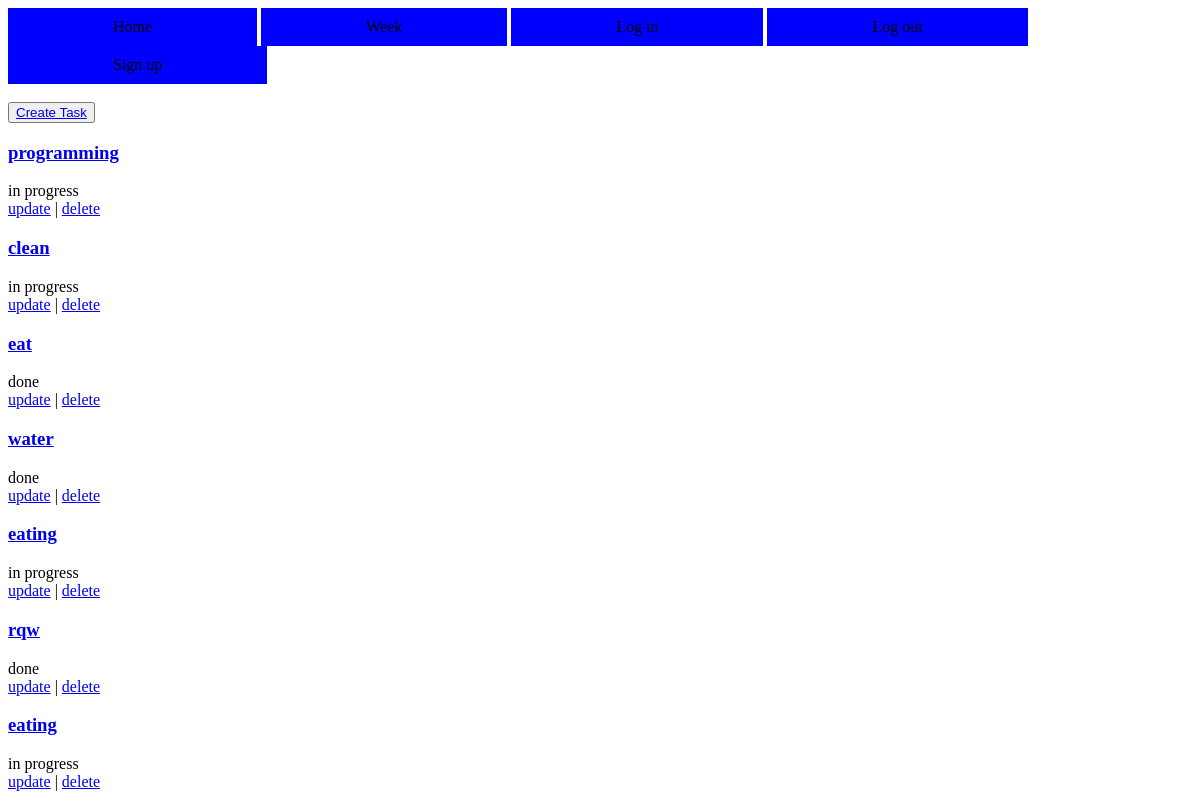
The page /tasks (signed in) on the database its author committed.
### dailyplan/models.py (models this page shows, shortened)
class Task(models.Model):
    title = models.CharField(max_length=128)
    status = models.BooleanField(default=False)
    owner = models.ForeignKey(settings.AUTH_USER_MODEL, on_delete=models.CASCADE, default=None)
    day = models.ForeignKey(MyDay, on_delete=models.CASCADE, blank=True, null=True)

### dailyplan/views.py (the view)
# urls.py: path('tasks', TaskListView.as_view(), name='tasks'),
class TaskListView(OwnerClass, LoginRequiredMixin, generic.ListView):
    model = Task

### dailyplan/views.py (called while the page is built)
    def get_queryset(self):
        qs = super().get_queryset()
        return qs.filter(owner=self.request.user)

### dailyplan/templates/dailyplan/task_list.html (shortened to what this page needs)
{% extends 'main_template.html' %}
{% block body %}
    <br>
    <button><a href="{% url 'plan:create' %}">Create Task</a></button>
    {% if task_list %}
        {% for task in task_list %}
            <h3><a href="{% url 'plan:task' task.id %}">{{ task.title }}</a></h3>
            {% if task.status %} done {% else %} in progress {% endif %}<br>
            <a href="{% url 'plan:update' task.id %}">update</a> |
            <a href="{% url 'plan:delete' task.id %}">delete</a><br>
        {% endfor %}
    {% else %}
        <h2>There are no tasks</h2>
    {% endif %}
{% endblock %}

### dailyplan/templates/main_template.html (shortened to what this page needs)
<!DOCTYPE html>
<html lang="en">
<head>
</head>
<body>
{% block nav %}
<nav>
    <a href="{% url 'plan:home' %}">Home</a>
    <a href="{% url 'plan:week' %}">Week</a>
    <a href="{% url 'login' %}">Log in</a>
    <a href="{% url 'authen:signout' %}">Log out</a>
    <a href="{% url 'authen:signup' %}">Sign up</a>
</nav>
{% endblock %}
{% block body %}
{% endblock %}
</body>
</html>

### dailyplan/templates/main_template.html (style rules this page uses)
nav a { text-decoration: none; text-align: center; background-color: blue; color: black; padding: 10px 105px; margin: 0px; display: inline-block; }

### rows shown on the page
Task: title "programming", status "in progress"
Task: title "clean", status "in progress"
Task: title "eat", status "done"
Task: title "water", status "done"
Task: title "eating", status "in progress"
Task: title "rqw", status "done"
Task: title "eating", status "in progress"
